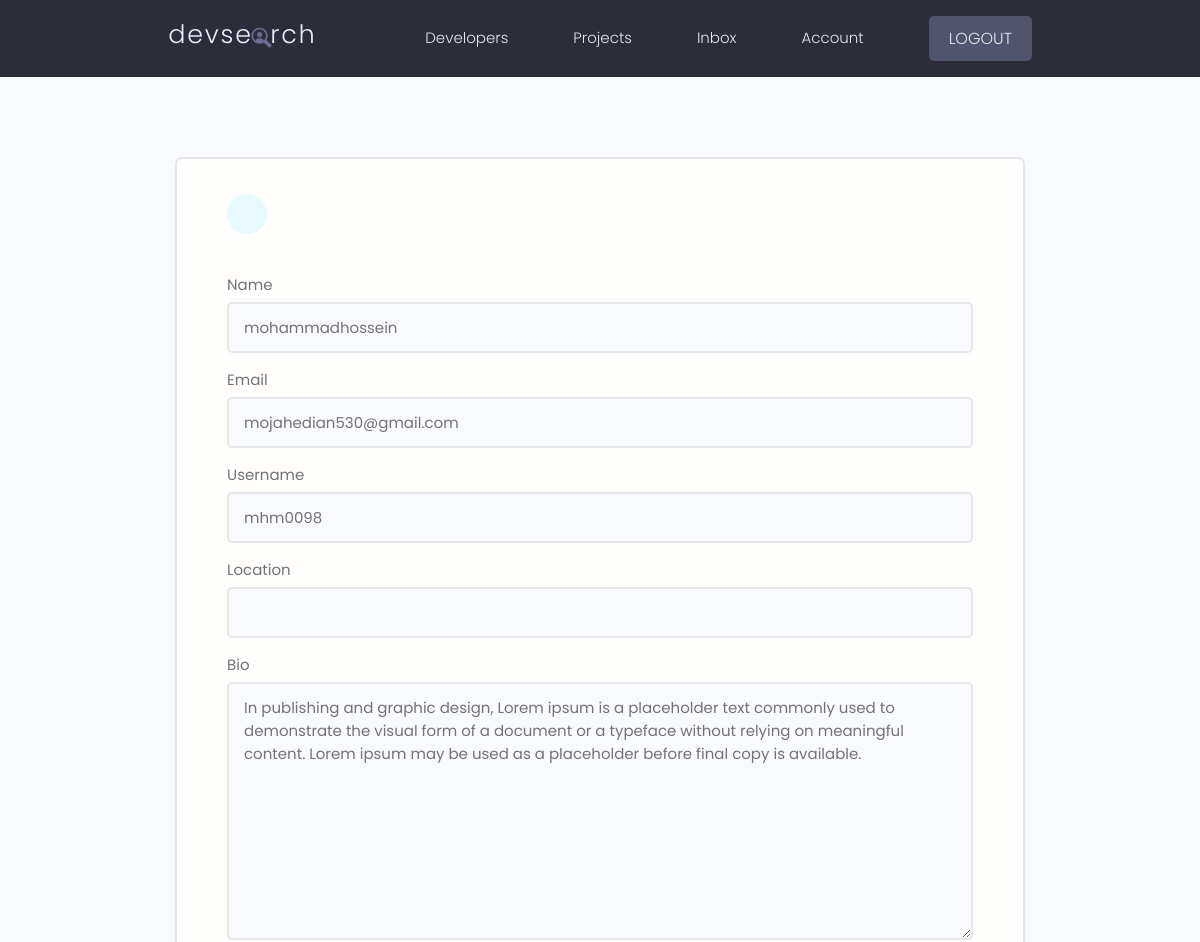
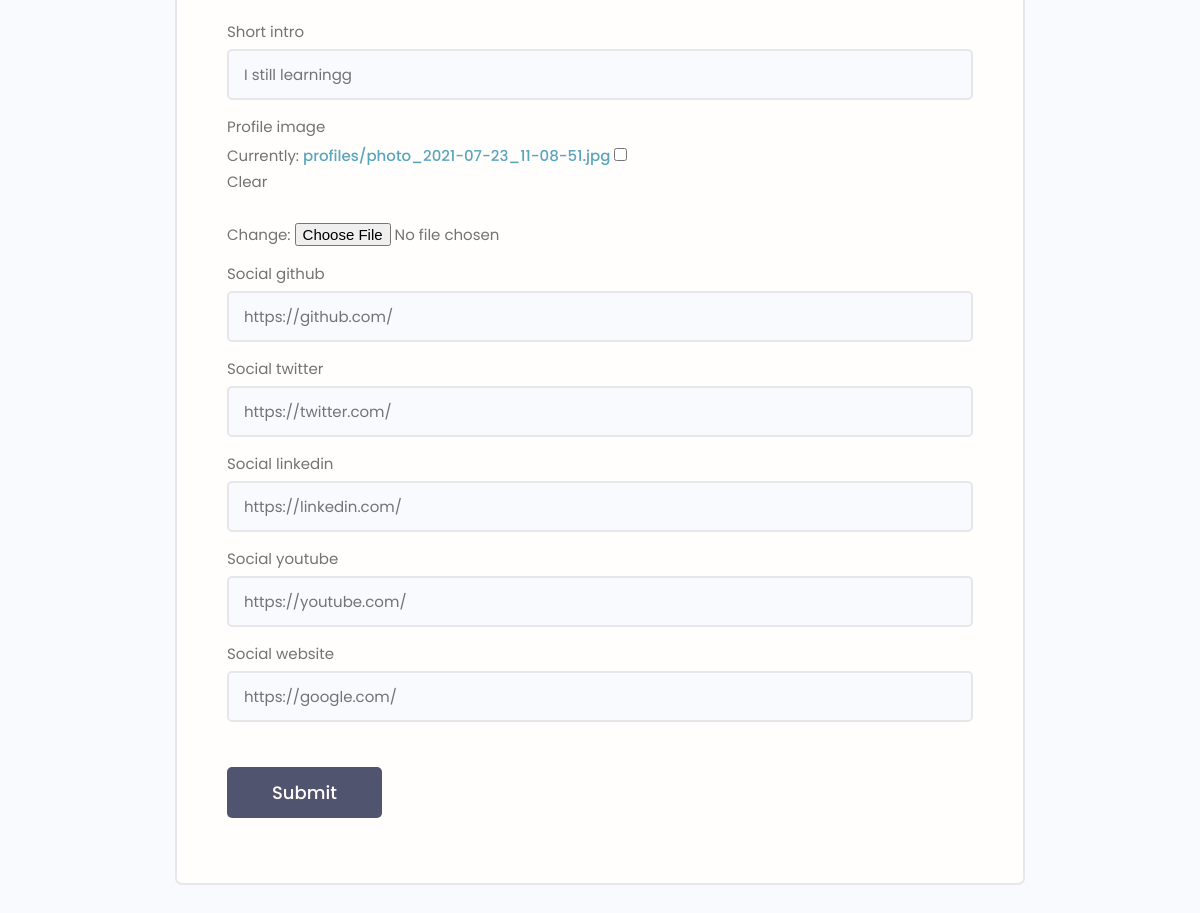
The page /edit-account/ (signed in) on the database its author committed (2 pictures, top to bottom).
### users/models.py (models this page shows, shortened)
class profile(models.Model):
    user=models.OneToOneField(User,on_delete=models.CASCADE , null=True,blank=True)
    name=models.CharField(max_length=200,blank=True,null=True)
    email=models.EmailField(max_length=500,null=True,blank=True)
    username=models.CharField(max_length=200,blank=True,null=True)
    location=models.CharField(max_length=200,blank=True,null=True)
    short_intro=models.CharField(max_length=200,blank=True,null=True)
    bio=models.TextField(blank=True,null=True)
    profile_image=models.ImageField(null=True,blank=True,upload_to='profiles/',default='profiles/user-default.png')
    social_github=models.CharField(max_length=200,blank=True,null=True)
    social_twitter=models.CharField(max_length=200,blank=True,null=True)
    social_linkedin=models.CharField(max_length=200,blank=True,null=True)
    social_youtube=models.CharField(max_length=200,blank=True,null=True)
    social_website=models.CharField(max_length=200,blank=True,null=True)
    created=models.DateTimeField(auto_now_add=True)
    id=models.UUIDField(default=uuid.uuid4,unique=True,editable=False,primary_key=True)

### users/views.py (the view)
# urls.py: path('edit-account/',views.editAccount,name='edit-account'),
@login_required(login_url='login')
def editAccount(request):
    profile=request.user.profile
    form=profileForm(instance=profile)
    if request.method=='POST':
        form=profileForm (request.POST,request.FILES , instance=profile)
        if form.is_valid:
            form.save()
        return redirect('account')
    context={'form':form}
    return render(request,'users/profile_form.html',context)

### users/forms.py
class profileForm(ModelForm):
    class Meta:
        model=profile
        fields=['name','email','username','location','bio','short_intro','profile_image',
        'social_github','social_twitter','social_linkedin','social_youtube','social_website']
    def __init__(self, *args, **kwargs):
        super(profileForm, self).__init__(*args, **kwargs)
        for name, field in self.fields.items():
            field.widget.attrs.update({'class': 'input'})

### users/templates/users/profile_form.html (shortened to what this page needs)
{% extends 'main.html' %}
{% block content %}
<main class="formPage my-xl">
    <div class="content-box">
        <div class="formWrapper">
            <a class="backButton" href="{% url 'account' %}"></a>
            <br>
            <form class="form" action="{% url 'edit-account' %}" method="POST" enctype="multipart/form-data">
                {% for field in form %}
                <div class="form__field">
                    <label for="formInput#text">{{field.label}} </label>
                    {{field}}
                </div>
                {% endfor %}
                <input class="btn btn--sub btn--lg  my-md" type="submit" value="Submit" />
            </form>
        </div>
    </div>
</main>
{%endblock content%}

### static/styles/app.css (style rules this page uses)
:root { --color-sub: #2d2d39; }
.btn--sub { background-color: var(--color-sub-light); }
.content-box { width: 95%; max-width: 85rem; margin: 0 auto; }
.backButton { background: var(--color-main-light); color: var(--color-main); width: 4rem; height: 4rem; display: flex; align-items: center; justify-content: center; border-radius: 50%; }
.formPage .formWrapper { list-style: none; background: var(--color-white); padding: 3.5rem 5rem; border: 2px solid var(--color-light); border-radius: 0.7rem; }

### static/uikit/styles/modules/_variables.css (style rules this page uses)
:root { --color-main: #5aa5b9; --color-main-light: #e6faff; --color-sub: #3f4156; --color-sub-light: #51546e; --color-sub-lighter: #ededfd; --color-text: #737373; --color-gray: #8b8b8b; --color-light: #e5e7eb; --color-light-gray: #767676; --color-bg: #f8fafd; --color-white: #fffefd; --color-white-light: #f3f3f3; --color-success: #359e64; --color-success-bg: #def8e8; --color-error: #fc4b0b; --color-error-bg: #fff2ee; --font-base: 'Poppins', arial, helvetica, 'Segoe UI', roboto, ubuntu, sans-serif; --font-monospace: 'Fira Code', 'Courier New', courier, monospace; --font-regular: 300; --font-medium: 500; --font-bold: 700; --generic-shadow: 1px 1px 5px #00000010; --generic-transition: all 0.3s ease-in-out; }

### static/uikit/styles/modules/_base.css (style rules this page uses)
* { margin: 0; padding: 0; box-sizing: border-box; text-rendering: optimizeLegibility; color: inherit; font-size: inherit; }
html { font-size: 50%; }
@media only screen and (min-width: 480px) { html { font-size: 56.25%; } }
@media only screen and (min-width: 1200px) { html { font-size: 62.5%; } }
body { line-height: 1.6; font-weight: 400; font-size: 1.5rem; color: var(--color-text); background-color: var(--color-bg); min-height: 100vh; }

### static/uikit/styles/modules/_typography.css (style rules this page uses)
* { font-family: var(--font-base); }
a { padding-bottom: 2px; text-decoration: none; display: inline-block; color: var(--color-main); font-weight: var(--font-medium); }

### static/uikit/styles/modules/_utilities.css (style rules this page uses)
.my-md { margin: 3rem auto; }
.my-xl { margin: 8rem auto; }

### static/uikit/styles/modules/_button.css (style rules this page uses)
.btn { display: inline-block; position: relative; cursor: pointer; background-color: var(--color-light); font-weight: var(--font-medium); color: var(--color-sub); text-decoration: none; padding: 1rem 2rem; border-radius: 0.5rem; border: none; width: -webkit-fit-content; width: -moz-fit-content; width: fit-content; height: -webkit-fit-content; height: -moz-fit-content; height: fit-content; font-size: 1.6rem; outline-width: 0; outline-color: transparent; -webkit-backface-visibility: hidden; backface-visibility: hidden; transition: all 0.3s ease-in-out; }
.btn--sub { background-color: var(--color-sub); color: var(--color-white); }
.btn--lg { font-size: 1.8rem; padding: 1.2rem 4.5rem; }

### static/uikit/styles/modules/_form.css (style rules this page uses)
.form { display: block; }
.form__field { margin-top: 1.5rem; margin-bottom: 1.5rem; }
.form__label, .form__field > label { display: block; margin-bottom: 0.5rem; color: var(--color-text); }
input.input[type='text'], input.input[type='email'], input.input[type='password'], input.input[type='number'], textarea.input { min-width: 24rem; width: 100%; padding: 1.2rem 1.5rem; border-radius: 0.5rem; border: 2px solid var(--color-light); transition: all 0.3s ease-in-out; background-color: var(--color-bg); }

### rows shown on the page
profile: form "mohammadhossein" "mojahedian530@gmail.com" "mhm0098" "In publishing and graphic design, Lorem ipsum is a placeholder text commonly used to demonstrate the visual form of a document or a typeface without relying on meaningful content. Lorem ipsum may be used as a placeholder before final copy is available." "I still learningg" "https://github.com/" "https://twitter.com/" "https://linkedin.com/" "https://youtube.com/" "https://google.com/"

### other values the page prints
{{ field.label }} "Name" "Email" "Username" "Location" "Bio" "Short intro" "Profile image" "Social github" "Social twitter" "Social linkedin" "Social youtube" "Social website"
